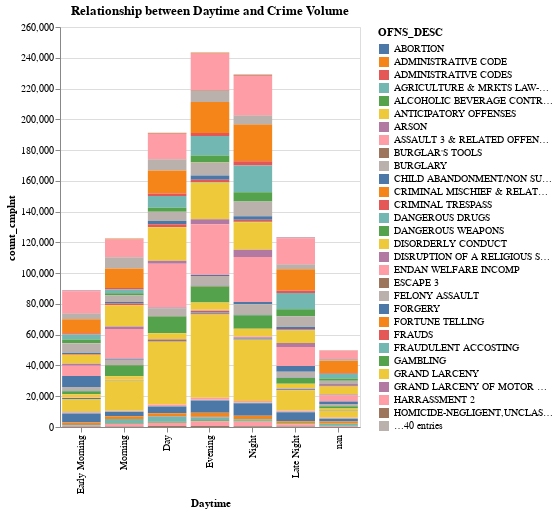

Notebook code cell kept with this figure:
### Code cell
mySort = ["Early Morning","Morning","Day","Evening","Night","Late Night"]
alt.Chart(df_daytime_ofns).mark_bar().encode(
  x = alt.Y('Daytime:N', sort=mySort),
  y = 'count_cmplnt:Q',
  color='OFNS_DESC:N',
  tooltip = ['Daytime', 'count_cmplnt', 'OFNS_DESC']
).properties(width = 300, height = 400, title="Relationship between Daytime and Crime Volume")

### Figure 1 — Vega-Lite specification as saved in the notebook (floating-point values rounded to 4 significant figures; data arrays with more than 128 entries replaced by an {"elided": "..."} marker saying what was removed)
{"config": {"view": {"continuousWidth": 400, "continuousHeight": 300}}, "data": {"name": "data-b2388b5bfc08d77284f5238a153b28ba"}, "mark": "bar", "encoding": {"color": {"type": "nominal", "field": "OFNS_DESC"}, "tooltip": [{"type": "nominal", "field": "Daytime"}, {"type": "quantitative", "field": "count_cmplnt"}, {"type": "nominal", "field": "OFNS_DESC"}], "x": {"type": "nominal", "field": "Daytime", "sort": ["Early Morning", "Morning", "Day", "Evening", "Night", "Late Night"]}, "y": {"type": "quantitative", "field": "count_cmplnt"}}, "height": 400, "title": "Relationship between Daytime and Crime Volume", "width": 300, "$schema": "https://vega.github.io/schema/vega-lite/v4.8.1.json", "datasets": {"data-b2388b5bfc08d77284f5238a153b28ba": {"elided": "401 records"}}}
